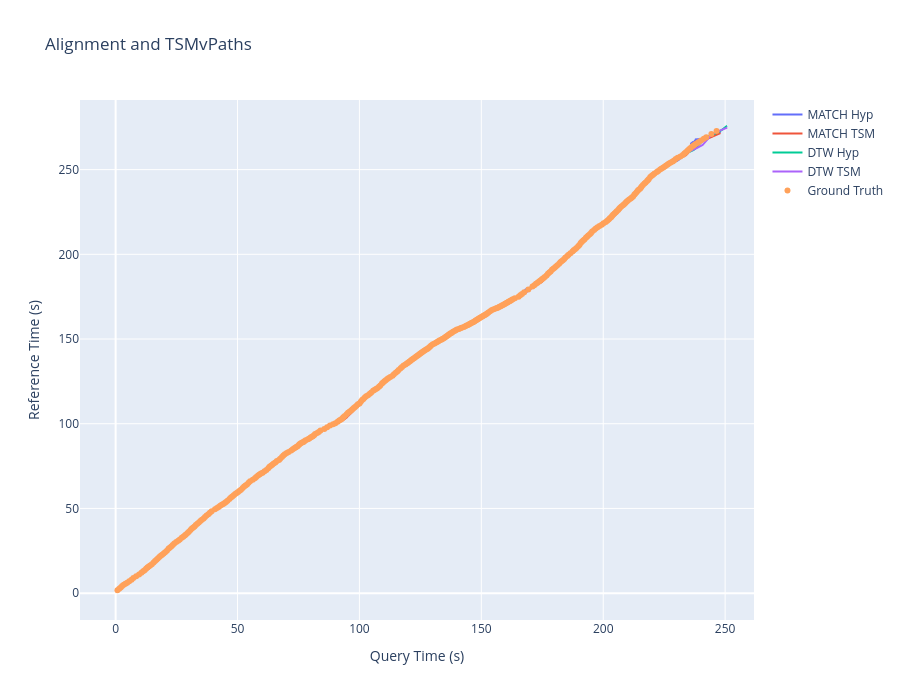

Notebook source saved alongside this figure:
### Code cell
# Create a figure
fig = go.Figure()
fig.update_layout(
    title='Alignment and TSMvPaths',
    xaxis_title='Query Time (s)',
    yaxis_title='Reference Time (s)',
    width=900,
    height=700
)
fig.add_trace(go.Scatter(
    x=match_hyp[0], y=match_hyp[1], mode='lines', name='MATCH Hyp'
))
fig.add_trace(go.Scatter(
    x=match_tsm[0], y=match_tsm[1], mode='lines', name='MATCH TSM'
))
fig.add_trace(go.Scatter(
    x=dtw_hyp[0], y=dtw_hyp[1], mode='lines', name='DTW Hyp'
))
fig.add_trace(go.Scatter(
    x=dtw_tsm[0], y=dtw_tsm[1], mode='lines', name='DTW TSM'
))
fig.add_trace(go.Scatter(
    x=gt[0], y=gt[1], mode='markers', name='Ground Truth'
))
fig.show()

### Figure 1 — Plotly figure (JSON) as saved in the notebook; plotly's stock layout.template omitted (floating-point values rounded to 4 significant figures; data arrays with more than 128 entries replaced by an {"elided": "..."} marker saying what was removed)
{"data": [{"mode": "lines", "name": "MATCH Hyp", "type": "scatter", "x": {"elided": "12403 float values"}, "y": {"elided": "12403 float values"}}, {"mode": "lines", "name": "MATCH TSM", "type": "scatter", "x": {"elided": "10685 float values"}, "y": {"elided": "10685 float values"}}, {"mode": "lines", "name": "DTW Hyp", "type": "scatter", "x": {"elided": "7953 float values"}, "y": {"elided": "7953 float values"}}, {"mode": "lines", "name": "DTW TSM", "type": "scatter", "x": {"elided": "10802 float values"}, "y": {"elided": "10802 float values"}}, {"mode": "markers", "name": "Ground Truth", "type": "scatter", "x": {"elided": "396 float values"}, "y": {"elided": "396 float values"}}], "layout": {"height": 700, "title": {"text": "Alignment and TSMvPaths"}, "width": 900, "xaxis": {"title": {"text": "Query Time (s)"}}, "yaxis": {"title": {"text": "Reference Time (s)"}}}}
